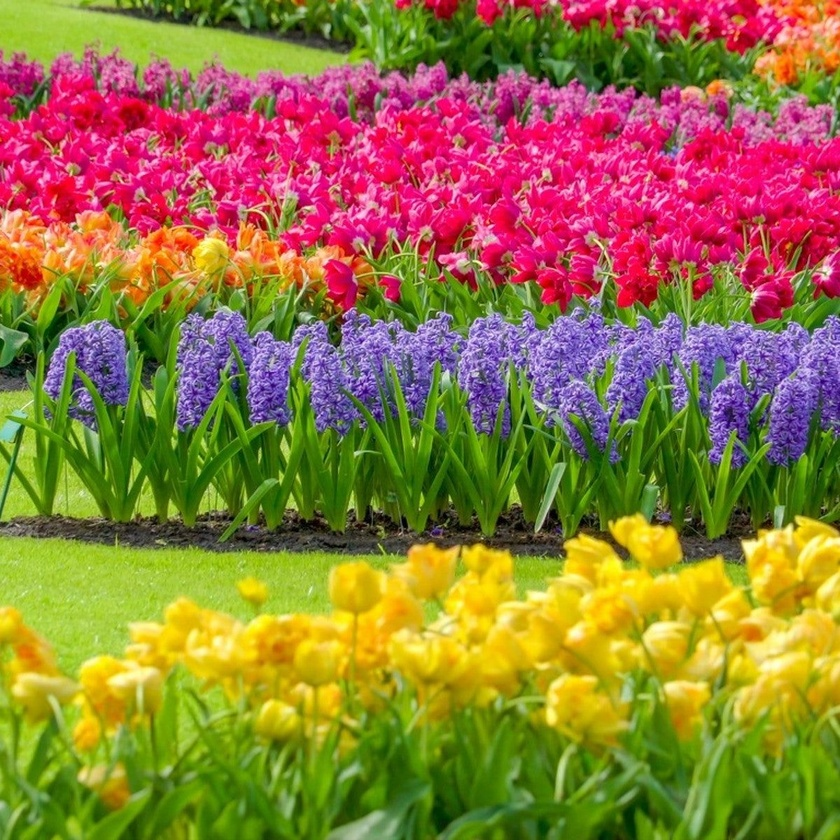
#> input picture assets/exercicio2.jpg, 840 x 840 px, shrunk from 1200 x 1200 before the run, found by its file name
$ python exercicio2.py
#> lines starting #> are read from the running program, lines starting #| are printed output that depends on the picture
# Manipulação de cor e realce de imagem

# Tarefa

# Em sistemas de percepção robótica, a manipulação de espaços de cor é fundamental para segmentação de
# objetos e detecção de características.
# Erros sutis na conversão ou na manipulação de canais podem comprometer toda a pipeline de visão.
# Este exercício exige que você converta imagens entre espaços de cor, inspecione canais individualmente
# e aplique técnicas de realce de nitidez, demonstrando domínio da relação entre espaço de cor,
# canais e qualidade de imagem para aplicações robóticas.

# Requisitos Técnicos e Saídas Esperadas

# Item A:

# Carregue uma imagem colorida (mínimo 480×480 px).
# Converta para os espaços HSV e LAB e exiba cada canal separadamente -
# 7 imagens no total: BGR original + 3 canais HSV + 3 canais LAB.
# Altere programaticamente a saturação da imagem HSV para 0%, 50% e 150% do valor original e
# exiba os três resultados.
# Comente no código o que cada canal representa em cada espaço de cor.
# Validação: janela ou grid com 7 imagens de canais + 3 imagens com saturação alterada;
# comentários explicativos no código.
import cv2
import numpy as np

imagem = cv2.imread('./assets/exercicio2.jpg')
#> imagem is the input picture: shape (840, 840, 3); mean B, G, R 61, 118.7, 146.8

imagem_hsv = cv2.cvtColor(imagem, cv2.COLOR_BGR2HSV)
#> imagem_hsv: shape (840, 840, 3); mean H, S, V 70.9, 193.7, 169.3
imagem_lab = cv2.cvtColor(imagem, cv2.COLOR_BGR2LAB)
#> imagem_lab: shape (840, 840, 3); mean of channels 0, 1, 2 139.1, 130.8, 162.2

#HSV
imagem_hsv_H = imagem_hsv[:,:,0]
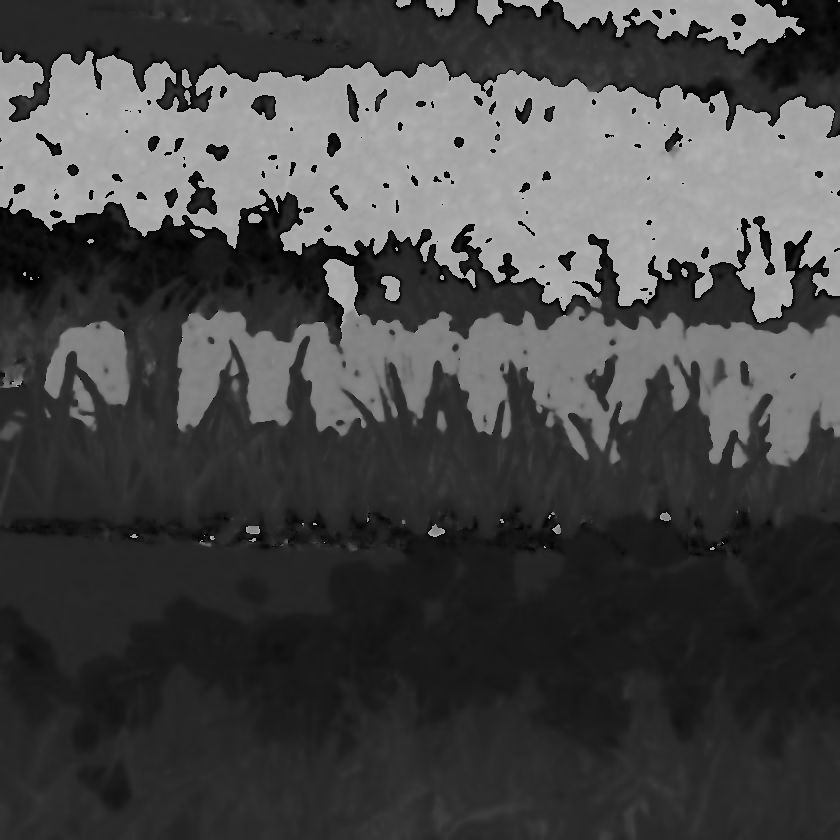
#> imagem_hsv_H: shape (840, 840); min 0, max 179, mean 70.9
imagem_hsv_S = imagem_hsv[:,:,1]
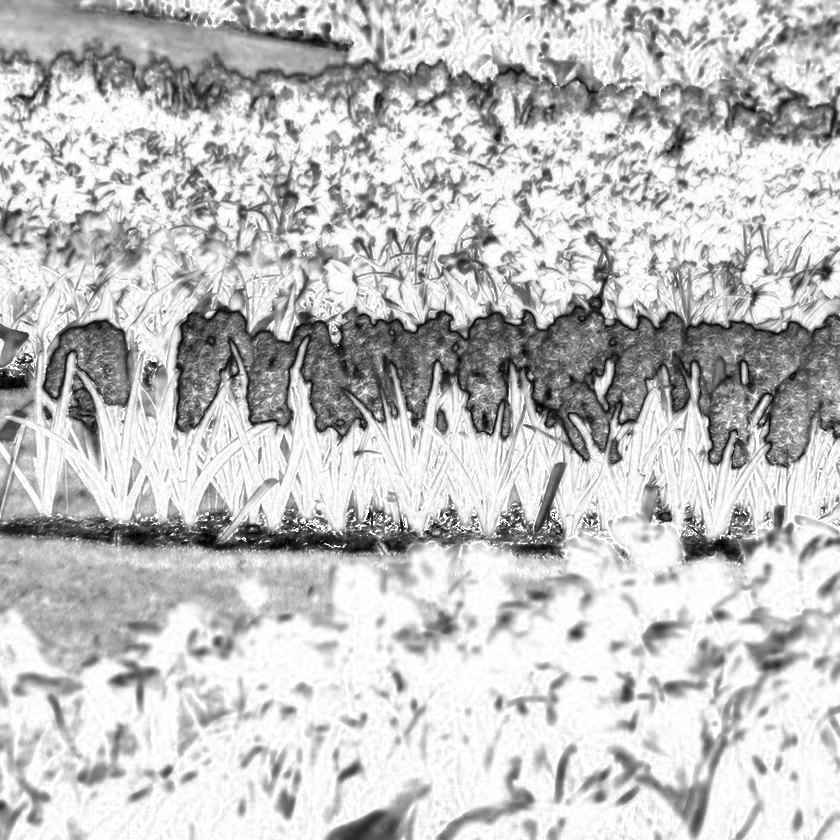
#> imagem_hsv_S: shape (840, 840); min 0, max 255, mean 193.7
imagem_hsv_V = imagem_hsv[:,:,2]
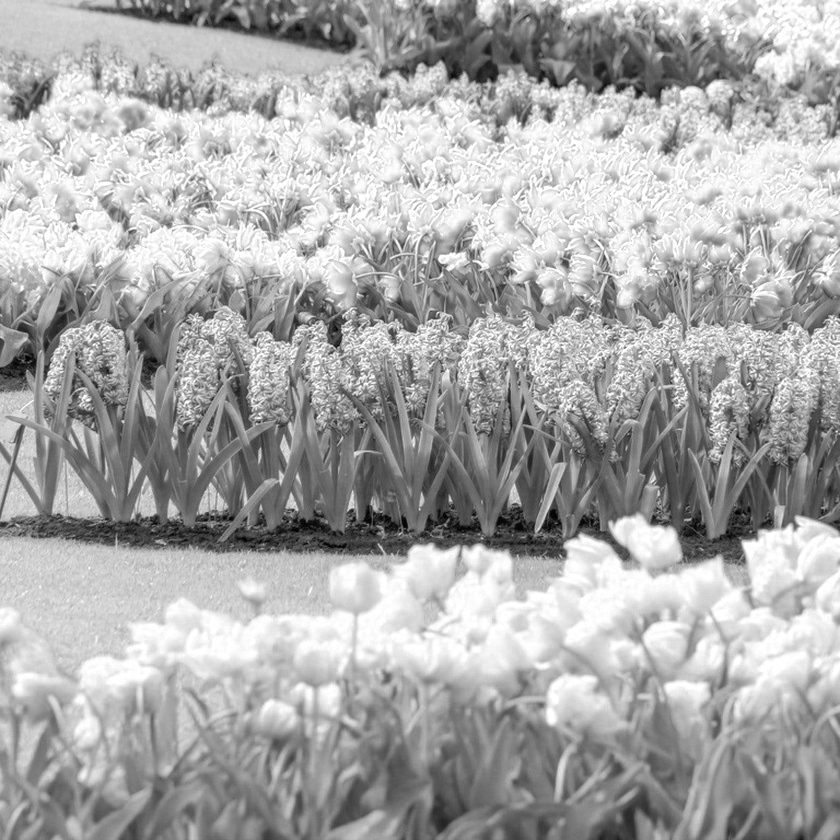
#> imagem_hsv_V: shape (840, 840); min 0, max 255, mean 169.3

#LAB
imagem_lab_L = imagem_lab[:,:,0]
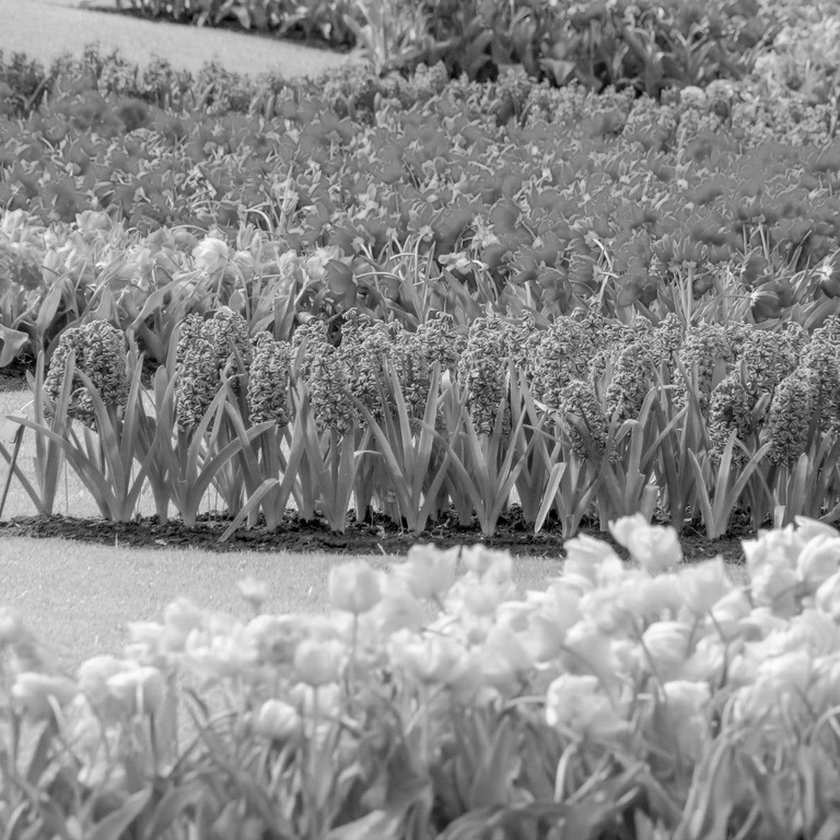
#> imagem_lab_L: shape (840, 840); min 0, max 253, mean 139.1
imagem_lab_A = imagem_lab[:,:,1]
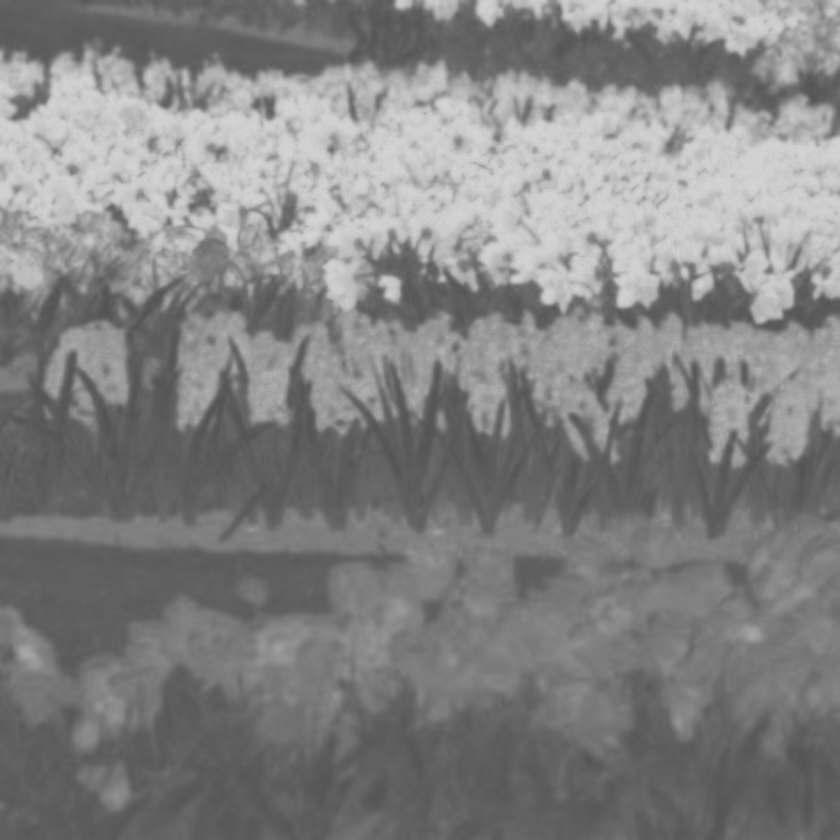
#> imagem_lab_A: shape (840, 840); min 82, max 213, mean 130.8
imagem_lab_B = imagem_lab[:,:,2]
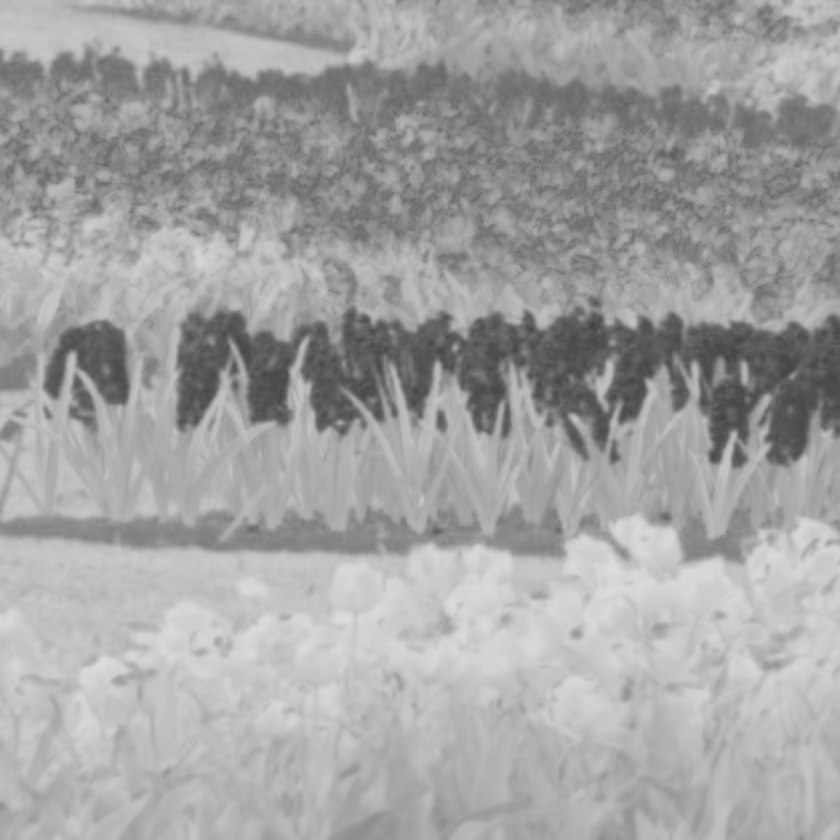
#> imagem_lab_B: shape (840, 840); min 67, max 221, mean 162.2


cv2.imshow('original', imagem)
cv2.imshow('hsv', imagem_hsv)
cv2.imshow('hsv_H', imagem_hsv_H)
cv2.imshow('hsv_S', imagem_hsv_S)
cv2.imshow('hsv_V', imagem_hsv_V)
cv2.imshow('lab', imagem_lab)
cv2.imshow('lab_L', imagem_lab_L)
cv2.imshow('lab_A', imagem_lab_A)
cv2.imshow('lab_B', imagem_lab_B)

cv2.waitKey(0)
cv2.destroyAllWindows()


# Item B:

# Aplique sharpening à imagem original usando dois métodos: (1) kernel de sharpening manual via cv2.filter2D e (2) unsharp masking por subtração de blur gaussiano.
# Compare visualmente os resultados exibindo as imagens lado a lado.
# Calcule e imprima a variância do Laplaciano de cada versão como métrica de nitidez.
# Indique no terminal qual método produziu maior nitidez para a imagem escolhida.
# Validação: três imagens exibidas lado a lado (original, sharpening manual, unsharp masking); terminal com valores de variância do Laplaciano para cada versão.
